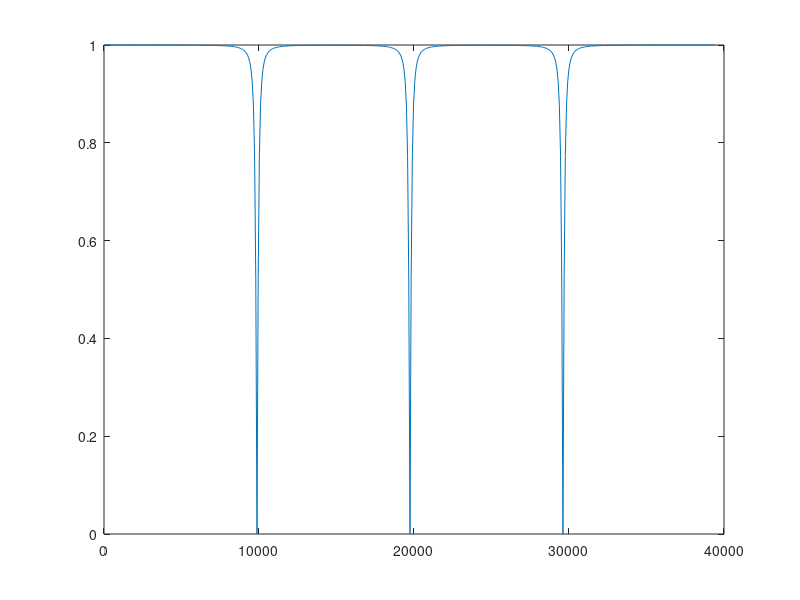

Here is the MATLAB script that generated this plot: (Note: this script raises an error after producing the figure.)
clc;clear;
%[aud,ff] = audioread("asd.ogg");

fs = 8000;
t = (0:(4551-1))/fs;
signal = cos(2*pi*4000*t);
norm_signal = (signal - min(signal)) / ( max(signal) - min(signal) )
fn1 = 1000;
fn2 = 2000;
fn3 = 3000;

noise1 = cos(2*pi*1000*t);
noise2 = cos(2*pi*2000*t);
noise3 = cos(2*pi*3000*t);

summ = noise1+signal+noise2+noise3;
%summ = aud+noise1+noise2+noise3;
norm_summ = (summ - min(summ)) / ( max(summ) - min(summ) )
r = 0.99;
b = [1 -2*cos(2*pi*fn1/fs) 1];
a1 = [1 -2*r*cos(2*pi*fn1/fs) r^2];    % filter coefficients
b1 = b/sum(b)*sum(a1); 
%[H1, om] = freqz(b, a);
%y2 = filter(b, a, summ);

b = [1 -2*cos(2*pi*fn2/fs) 1];
a2 = [1 -2*r*cos(2*pi*fn2/fs) r^2];    % filter coefficients
b2 = b/sum(b)*sum(a2); 
%[H2, om] = freqz(b, a);
%y2 = filter(b, a, y2);

b = [1 -2*cos(2*pi*fn3/fs), 1];
a3 = [1 -2*r*cos(2*pi*fn3/fs) r^2];    % filter coefficients
b3 = b/sum(b)*sum(a3); 
%[H3, om] = freqz(b, a);
%y2 = filter(b, a, y2);

%use convolution to combine all the filter coefficients
A = conv(a1,a2);
A = conv(A,a3);
B = conv(b1,b2);
B = conv(B,b3);

% filter function to filter the output
y2 = filter(B, A, summ);

% freqz function to plot the frequency response
[h,m] = freqz(B, A);
plot((m)/2*pi*fs,abs(h))
norm_filt = (y2 - min(y2)) / ( max(y2) - min(y2) )
pause(1)
player1 = audioplayer(norm_signal,fs,8)
play(player1)
pause(1)
player1 = audioplayer(summ,fs,8)
play(player1)
pause(2);
player2 = audioplayer(y2,fs,8)
play(player2)
##audiowrite("filered.ogg",norm_filt,fs);
##audiowrite("summ.ogg",norm_summ,fs);
##audiowrite("audd.ogg",signal,fs);

pause(1);
##
subplot(3,1,1);
plot(t*1000*14.05,abs(fft(signal)))
title("pure signal");
subplot(3,1,2);
plot(t*1000*14.05,abs(fft(summ)));
title("noise induced");
subplot(3,1,3)
plot(t*1000*14.05,abs(fft(y2)));
title("filtered signal")
